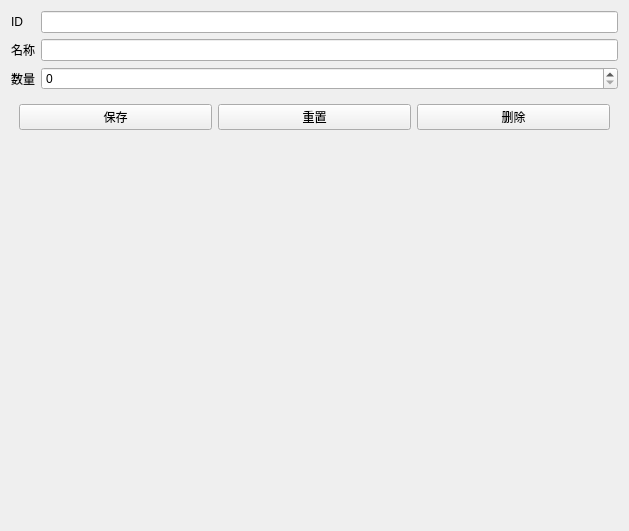
<?xml version="1.0" encoding="UTF-8"?>
<ui version="4.0">
 <class>inventory_stackable_form</class>
 <widget class="QWidget" name="inventory_stackable_form">
  <property name="geometry">
   <rect>
    <x>0</x>
    <y>0</y>
    <width>629</width>
    <height>531</height>
   </rect>
  </property>
  <property name="sizePolicy">
   <sizepolicy hsizetype="Preferred" vsizetype="Expanding">
    <horstretch>0</horstretch>
    <verstretch>0</verstretch>
   </sizepolicy>
  </property>
  <property name="windowTitle">
   <string>Form</string>
  </property>
  <layout class="QFormLayout" name="formLayout">
   <item row="0" column="0">
    <widget class="QLabel" name="id_label">
     <property name="text">
      <string>ID</string>
     </property>
    </widget>
   </item>
   <item row="0" column="1">
    <widget class="QLineEdit" name="id_line_edit">
     <property name="readOnly">
      <bool>true</bool>
     </property>
    </widget>
   </item>
   <item row="1" column="0">
    <widget class="QLabel" name="name_label">
     <property name="text">
      <string>名称</string>
     </property>
    </widget>
   </item>
   <item row="1" column="1">
    <widget class="QLineEdit" name="name_line_edit">
     <property name="readOnly">
      <bool>true</bool>
     </property>
    </widget>
   </item>
   <item row="2" column="0">
    <widget class="QLabel" name="num_label">
     <property name="text">
      <string>数量</string>
     </property>
    </widget>
   </item>
   <item row="2" column="1">
    <widget class="QSpinBox" name="num_spin_box">
     <property name="sizePolicy">
      <sizepolicy hsizetype="Expanding" vsizetype="Fixed">
       <horstretch>0</horstretch>
       <verstretch>0</verstretch>
      </sizepolicy>
     </property>
     <property name="maximum">
      <number>999999999</number>
     </property>
    </widget>
   </item>
   <item row="3" column="0" colspan="2">
    <widget class="QWidget" name="btn_group" native="true">
     <layout class="QHBoxLayout" name="horizontalLayout_7">
      <property name="leftMargin">
       <number>8</number>
      </property>
      <property name="topMargin">
       <number>8</number>
      </property>
      <property name="rightMargin">
       <number>8</number>
      </property>
      <property name="bottomMargin">
       <number>8</number>
      </property>
      <item>
       <widget class="QPushButton" name="save_btn">
        <property name="text">
         <string>保存</string>
        </property>
       </widget>
      </item>
      <item>
       <widget class="QPushButton" name="reset_btn">
        <property name="text">
         <string>重置</string>
        </property>
       </widget>
      </item>
      <item>
       <widget class="QPushButton" name="delete_btn">
        <property name="text">
         <string>删除</string>
        </property>
       </widget>
      </item>
     </layout>
    </widget>
   </item>
  </layout>
 </widget>
 <resources/>
 <connections/>
</ui>
